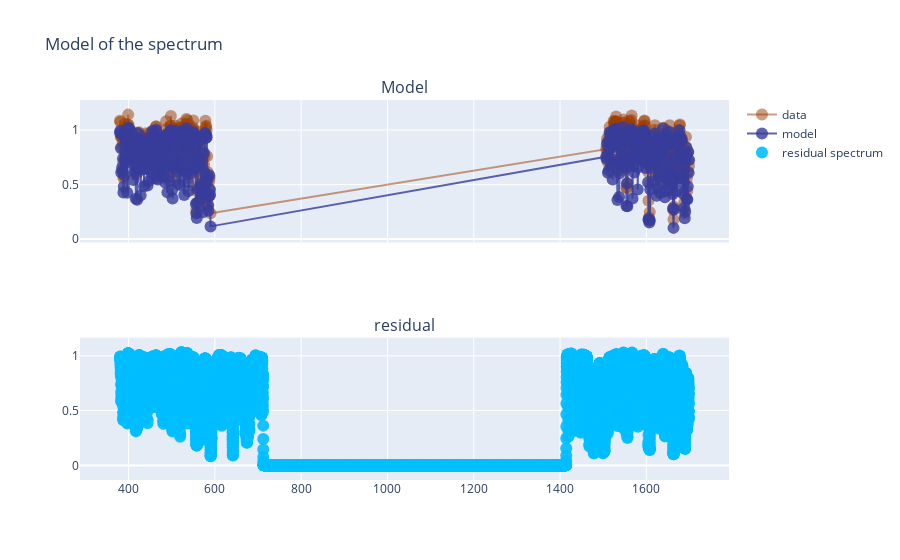

Notebook source saved alongside this figure:
### Code cell
S_mod.show([v,a,b,s], i[i_ok], f_i[i_ok], res=False, dx=0.1)

### Figure 1 — Plotly figure (JSON) as saved in the notebook; plotly's stock layout.template omitted (floating-point values rounded to 4 significant figures; data arrays with more than 128 entries replaced by an {"elided": "..."} marker saying what was removed)
{"data": [{"marker": {"color": "rgba(155,60,0,0.5)", "size": 12}, "mode": "markers+lines", "name": "data", "type": "scatter", "x": {"elided": "404 int values"}, "xaxis": "x", "y": {"elided": "404 float values"}, "yaxis": "y"}, {"marker": {"color": "rgba(55,60,155,0.8)", "size": 12}, "mode": "markers+lines", "name": "model", "type": "scatter", "x": {"elided": "404 int values"}, "xaxis": "x", "y": {"elided": "404 float values"}, "yaxis": "y"}, {"marker": {"color": "rgba(0,190,255,0.9)", "size": 12}, "mode": "markers", "name": "residual spectrum", "type": "scatter", "x": {"elided": "13190 float values"}, "xaxis": "x2", "y": {"elided": "13190 float values"}, "yaxis": "y2"}], "layout": {"annotations": [{"font": {"size": 16}, "showarrow": false, "text": "Model", "x": 0.5, "xanchor": "center", "xref": "paper", "y": 1, "yanchor": "bottom", "yref": "paper"}, {"font": {"size": 16}, "showarrow": false, "text": "residual", "x": 0.5, "xanchor": "center", "xref": "paper", "y": 0.375, "yanchor": "bottom", "yref": "paper"}], "title": {"text": "Model of the spectrum"}, "xaxis": {"anchor": "y", "domain": [0, 1], "matches": "x2", "showticklabels": false}, "xaxis2": {"anchor": "y2", "domain": [0, 1]}, "yaxis": {"anchor": "x", "domain": [0.625, 1]}, "yaxis2": {"anchor": "x2", "domain": [0, 0.375]}}}
